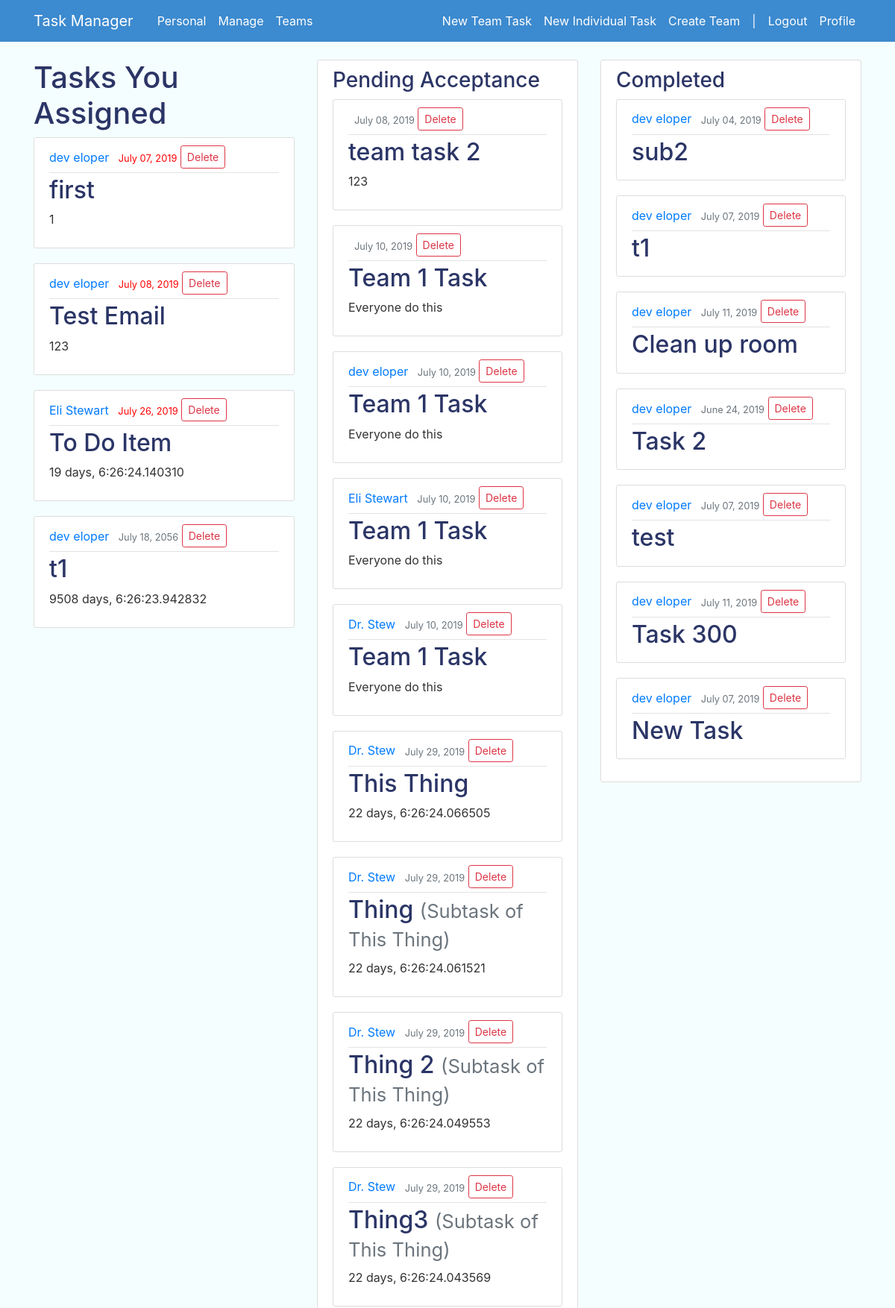
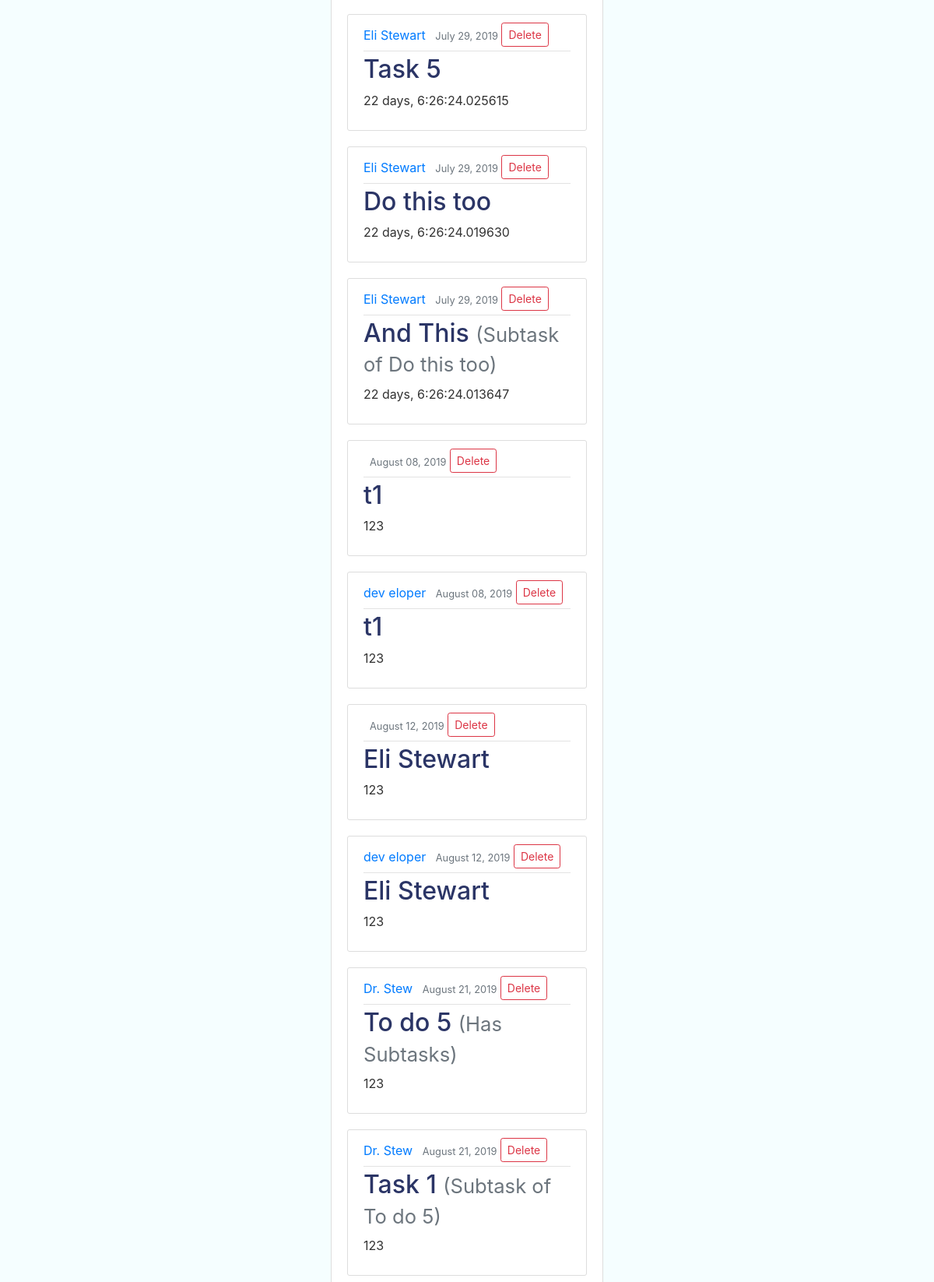
Page /dashboard/manage/ (signed in, upper part) on the committed database (2 pictures, top to bottom).
### todo_list/models.py (models this page shows, shortened)
class Task(models.Model):
	team = models.ForeignKey(Team, related_name='Team', on_delete=models.CASCADE, null=True, blank=True)
	name = models.CharField(max_length=100, null=True, blank=True)
	description = models.TextField(null=True, blank=True)
	due = models.DateTimeField(default=(timezone.now() + timezone.timedelta(minutes = 330)))
	assignee = models.ForeignKey(User, related_name='Assigned_To', on_delete=models.CASCADE, null=True, blank=True)
	assigner = models.ForeignKey(User, related_name='Assigned_By', on_delete=models.CASCADE, null=True, blank=True)
	STATUSES = (
		('P', "Pending"),
		('TD', "To Do"),
		('D', "Done"),
		)
	status = models.CharField(max_length=100, choices=STATUSES, default='P')
	parent = models.ForeignKey('Task', related_name='Parent', on_delete=models.CASCADE, null=True, blank=True)
	RECUR = (
		('N', "Never"),
		('D', "Daily"),
		('W', "Weekly"),
		('M', "Monthly"),
		('Y', "Yearly"),
		)
	recurring = models.CharField(max_length=100, choices=RECUR, default='N')
	start = models.DateTimeField(null=True, blank=True, default=(timezone.now() + timezone.timedelta(minutes = 330)))
	end = models.DateTimeField(null=True, blank=True, default=(timezone.now() + timezone.timedelta(minutes = 330))+timezone.timedelta(days=99999) )
	subtasks = models.BooleanField(default=False)
	finished =  models.DateTimeField(null=True, blank=True)
	PRIORITY = (
			('L', 'Late'),
			('T', 'Today'),
			('W', 'Week'),
			('D', 'Default')
			)
	priority = models.CharField(max_length=100, choices=PRIORITY, default='D')
	def prioritize(self):
		if self.due is None:
			self.due = (timezone.now() + timezone.timedelta(minutes = 330))
		dif = self.due - (timezone.now() + timezone.timedelta(minutes = 330))
		if dif < timezone.timedelta(minutes = 1):
			self.priority = 'L'
		elif dif < timezone.timedelta(days = 1):
			self.priority = 'T'
		elif dif < timezone.timedelta(days = 7):
			self.priority = 'W'
		else:
			self.priority = 'D'

### todo_list/views.py (the view)
# urls.py: path('manage/', TaskListViewA.as_view(), name='todo_list-manage'),
class TaskListViewA(LoginRequiredMixin, ListView):
	model = Task
	template_name = 'todo_list/manage.html'
	context_object_name = 'tasks'
	ordering = ['due']
	def get_context_data(self, **kwargs):
		tasks = Task.objects.all()
		for task in tasks:
			task.prioritize()
			task.save()
		context = super(TaskListViewA, self).get_context_data(**kwargs)
		todo = tasks.filter(status='TD').filter(assigner=self.request.user).filter(parent=None).order_by('due')
		context['late'] = todo.filter(priority='L')
		context['day'] = todo.filter(priority='T')
		context['week'] = todo.filter(priority='W')
		context['other'] = todo.filter(priority='D')
		context['done'] = Task.objects.filter(status='D').filter(assigner=self.request.user).filter(parent=None).order_by('finished')[:15]
		context['pend'] = Task.objects.filter(status='P').filter(assigner=self.request.user).order_by('due')
		context['width'] = '4'
		context['email'] = Email.objects.all().exists()
		return context

### todo_list/templates/todo_list/manage.html (shortened to what this page needs)
{% extends "todo_list/base.html" %}
{% block content %}
<h1>Tasks You Assigned</h1>
{% for task in late %}
<article class="media content-section">
  <div class="media-body">
    <div class="article-metadata">
      <a class="mr-2" href="{% url 'user-tasks' task.assigner.username %}">{{ task.assignee.first_name}} {{ task.assignee.last_name}}</a>
      <small class="text-muted"><font color="red">{{task.due|date:"F d, Y"}}</font></small>
    <a class="btn btn-outline-danger btn-sm mt-0 mb-1" href ="{%url 'task-delete' task.id %}">Delete</a>
    </div>
    <h2>
    <a class="article-title" href="{% url 'task-detail' task.id %}">{{task.name}}</a>
  </h2>
    <p class="article-content">{{ task.description }}</p>
  </div>
</article>
{% endfor %}
{% for task in other %}
<article class="media content-section">
  <div class="media-body">
    <div class="article-metadata">
      <a class="mr-2" href="{% url 'user-tasks' task.assigner.username %}">{{ task.assignee.first_name}} {{ task.assignee.last_name}}</a>
      <small class="text-muted">{{task.due|date:"F d, Y"}}</small>
    <a class="btn btn-outline-danger btn-sm mt-0 mb-1" href ="{%url 'task-delete' task.id %}">Delete</a>
    </div>
    <h2>
    <a class="article-title" href="{% url 'task-detail' task.id %}">{{task.name}}</a>
  </h2>
    <p class="article-content">{{ task.description }}</p>
  </div>
</article>
{% endfor %}
{% endblock content %}
{% block content2 %}
<div class="col-md-4">
<div class="content-section">
<h3>Pending Acceptance</h3>
{% for task in pend %}
<article class="media content-section">
  <div class="media-body">
    <div class="article-metadata">
      <a class="mr-2" href="{% url 'user-tasks' task.assigner.username %}">{{ task.assignee.first_name}} {{ task.assignee.last_name}}</a>
      <small class="text-muted">{{task.due|date:"F d, Y"}}</small>
    <a class="btn btn-outline-danger btn-sm mt-0 mb-1" href ="{%url 'task-delete' task.id %}">Delete</a>
    </div>
    <h2>
    <a class="article-title" href="{% url 'task-detail' task.id %}"> {{task.name}}</a>
      {% if task.parent %}
      <small class="text-muted"> (Subtask of {{ task.parent.name }}) </small>
      {% endif %}
      {% if task.subtasks %}
      <small class="text-muted"> (Has Subtasks) </small>
      {% endif %}
    </h2>
  <p class="article-content">{{ task.description }}</p>
  </div>
</article>
{% endfor %}
</div>
</div>
{% endblock content2 %}
{% block content3 %}
<div class="col-md-4">
<div class="content-section">
<h3>Completed</h3>
{% for task in done %}
<article class="media content-section">
  <div class="media-body">
    <div class="article-metadata">
      <a class="mr-2" href="{% url 'user-tasks' task.assigner.username %}">{{ task.assignee.first_name}} {{ task.assignee.last_name}}</a>
      <small class="text-muted">{{task.due|date:"F d, Y"}}</small>
<a class="btn btn-outline-danger btn-sm mt-0 mb-1" href ="{%url 'task-delete' task.id %}">Delete</a>
    </div>
    <h2>
    <a class="article-title" href="{% url 'task-detail' task.id %}">{{task.name}}</a>
  </h2>
  </div>
</article>
{% endfor %}
</div>
</div>
{% endblock content3 %}

### todo_list/static/todo_list/main.css (style rules this page uses)
body { background: #f5feff; color: #333333; margin-top: 5rem; }
h1, h2, h3, h4, h5, h6 { color: #2b3566; }
.content-section { background: #ffffff; padding: 10px 20px; border: 1px solid #dddddd; border-radius: 3px; margin-bottom: 20px; }
.article-title { color: #2b3566; }
.article-content { white-space: pre-line; }
.article-metadata { padding-bottom: 1px; margin-bottom: 4px; border-bottom: 1px solid #e3e3e3 }

### rows in the picture
Task: assignee.first_name "dev", assignee.last_name "eloper", due "July 07, 2019", name "first", description "1"
Task: assignee.first_name "dev", assignee.last_name "eloper", due "July 08, 2019", name "Test Email", description "123"
Task: assignee.first_name "Eli", assignee.last_name "Stewart", due "July 26, 2019", name "To Do Item", description "19 days, 6:26:24.140310"
Task: assignee.first_name "dev", assignee.last_name "eloper", due "July 18, 2056", name "t1", description "9508 days, 6:26:23.942832"
Task: due "July 08, 2019", name "team task 2", description "123"
Task: due "July 10, 2019", name "Team 1 Task", description "Everyone do this"
Task: assignee.first_name "dev", assignee.last_name "eloper", due "July 10, 2019", name "Team 1 Task", description "Everyone do this"
Task: assignee.first_name "Eli", assignee.last_name "Stewart", due "July 10, 2019", name "Team 1 Task", description "Everyone do this"
Task: assignee.first_name "Dr.", assignee.last_name "Stew", due "July 10, 2019", name "Team 1 Task", description "Everyone do this"
Task: assignee.first_name "Dr.", assignee.last_name "Stew", due "July 29, 2019", name "This Thing", description "22 days, 6:26:24.066505"
Task: assignee.first_name "Dr.", assignee.last_name "Stew", due "July 29, 2019", name "Thing", parent.name "This Thing", description "22 days, 6:26:24.061521"
Task: assignee.first_name "Dr.", assignee.last_name "Stew", due "July 29, 2019", name "Thing 2", parent.name "This Thing", description "22 days, 6:26:24.049553"
Task: assignee.first_name "Dr.", assignee.last_name "Stew", due "July 29, 2019", name "Thing3", parent.name "This Thing", description "22 days, 6:26:24.043569"
Task: assignee.first_name "Eli", assignee.last_name "Stewart", due "July 29, 2019", name "Task 5", description "22 days, 6:26:24.025615"
Task: assignee.first_name "Eli", assignee.last_name "Stewart", due "July 29, 2019", name "Do this too", description "22 days, 6:26:24.019630"
Task: assignee.first_name "Eli", assignee.last_name "Stewart", due "July 29, 2019", name "And This", parent.name "Do this too", description "22 days, 6:26:24.013647"
Task: due "August 08, 2019", name "t1", description "123"
Task: assignee.first_name "dev", assignee.last_name "eloper", due "August 08, 2019", name "t1", description "123"
Task: due "August 12, 2019", name "Eli Stewart", description "123"
Task: assignee.first_name "dev", assignee.last_name "eloper", due "August 12, 2019", name "Eli Stewart", description "123"
Task: assignee.first_name "Dr.", assignee.last_name "Stew", due "August 21, 2019", name "To do 5", subtasks "(Has Subtasks)", description "123"
Task: assignee.first_name "Dr.", assignee.last_name "Stew", due "August 21, 2019", name "Task 1", parent.name "To do 5", description "123"
Task: assignee.first_name "dev", assignee.last_name "eloper", due "July 04, 2019", name "sub2"
Task: assignee.first_name "dev", assignee.last_name "eloper", due "July 07, 2019", name "t1"
Task: assignee.first_name "dev", assignee.last_name "eloper", due "July 11, 2019", name "Clean up room"
Task: assignee.first_name "dev", assignee.last_name "eloper", due "June 24, 2019", name "Task 2"
Task: assignee.first_name "dev", assignee.last_name "eloper", due "July 07, 2019", name "test"
Task: assignee.first_name "dev", assignee.last_name "eloper", due "July 11, 2019", name "Task 300"
Task: assignee.first_name "dev", assignee.last_name "eloper", due "July 07, 2019", name "New Task"
